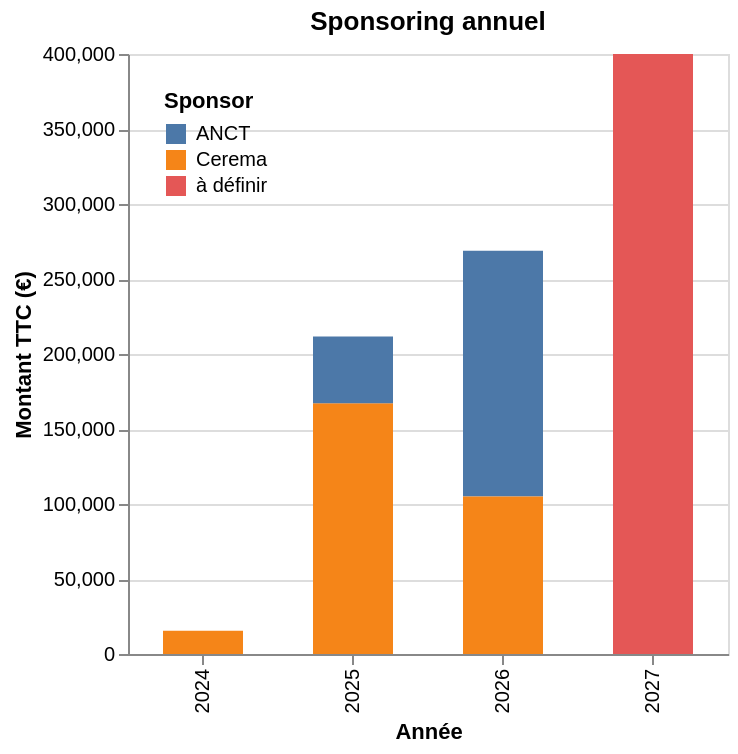

The notebook cell this image was saved under:
### Code cell
chart_sponsor = alt.Chart(df_sponsor).mark_bar(size=40).encode(
    x=alt.X('annee:O', title='Année'),
    y=alt.Y('montant_ttc:Q', title='Montant TTC (€)', scale=alt.Scale(domain=[0, 400000])),
    color=alt.Color('sponsor:N', title='Sponsor', legend=alt.Legend(orient='top-left')),
    tooltip=['annee:O', 'sponsor:N', 'montant_ttc:Q'],
).properties(
    title='Sponsoring annuel',
    width=300)
chart_sponsor

### Figure 1 — Vega-Lite specification as saved in the notebook (floating-point values rounded to 4 significant figures)
{"config": {"view": {"continuousWidth": 300, "continuousHeight": 300}}, "data": {"name": "data-44955cad892d9302193bd18a3d3f154a"}, "mark": {"type": "bar", "size": 40}, "encoding": {"color": {"field": "sponsor", "legend": {"orient": "top-left"}, "title": "Sponsor", "type": "nominal"}, "tooltip": [{"field": "annee", "type": "ordinal"}, {"field": "sponsor", "type": "nominal"}, {"field": "montant_ttc", "type": "quantitative"}], "x": {"field": "annee", "title": "Année", "type": "ordinal"}, "y": {"field": "montant_ttc", "scale": {"domain": [0, 400000]}, "title": "Montant TTC (€)", "type": "quantitative"}}, "title": "Sponsoring annuel", "width": 300, "$schema": "https://vega.github.io/schema/vega-lite/v6.4.1.json", "datasets": {"data-44955cad892d9302193bd18a3d3f154a": [{"annee": 2024, "montant_ttc": 15552, "sponsor": "Cerema"}, {"annee": 2025, "montant_ttc": 167184, "sponsor": "Cerema"}, {"annee": 2025, "montant_ttc": 44539, "sponsor": "ANCT"}, {"annee": 2026, "montant_ttc": 163814, "sponsor": "ANCT"}, {"annee": 2026, "montant_ttc": 105000, "sponsor": "Cerema"}, {"annee": 2027, "montant_ttc": 400000, "sponsor": "à définir"}]}}
